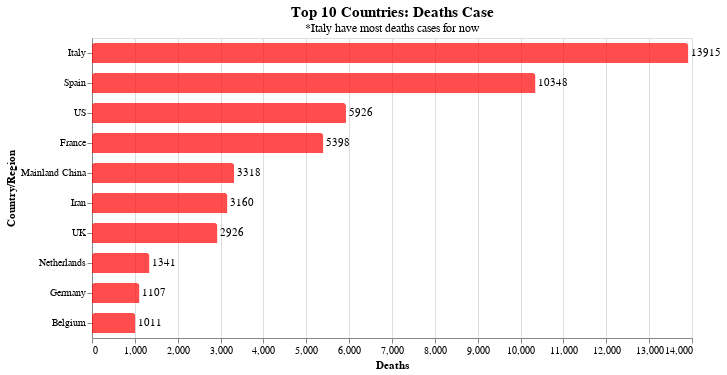

The notebook cell this image was saved under:
### Code cell
bars = alt.Chart(countries_cases.sort_values('Deaths', ascending= False).head(10)).mark_bar(color='red',cornerRadiusTopLeft=3,
    cornerRadiusTopRight=3, size=20, opacity=0.7
).encode(
    x='Deaths:Q',
    y=alt.Y('Country/Region:O', sort='-x')
).properties(
    title={
    "text":['Top 10 Countries: Deaths Case'],
    "subtitle":['*Italy have most deaths cases for now'],
    "fontSize":15,
    "fontWeight": 'bold',
    "font":'Courier New',
    }
)

text = bars.mark_text(
    align='left',
    baseline='middle',
    dx=3  # Nudges text to right so it doesn't appear on top of the bar
).encode(
    text='Deaths:Q'    
)

(bars + text).properties( height=300, width=600)

### Figure 1 — Vega-Lite specification as saved in the notebook (floating-point values rounded to 4 significant figures)
{"config": {"view": {"continuousWidth": 400, "continuousHeight": 300}}, "layer": [{"mark": {"type": "bar", "color": "red", "cornerRadiusTopLeft": 3, "cornerRadiusTopRight": 3, "opacity": 0.7, "size": 20}, "encoding": {"x": {"type": "quantitative", "field": "Deaths"}, "y": {"type": "ordinal", "field": "Country/Region", "sort": "-x"}}, "title": {"text": ["Top 10 Countries: Deaths Case"], "subtitle": ["*Italy have most deaths cases for now"], "fontSize": 15, "fontWeight": "bold", "font": "Courier New"}}, {"mark": {"type": "text", "align": "left", "baseline": "middle", "dx": 3}, "encoding": {"text": {"type": "quantitative", "field": "Deaths"}, "x": {"type": "quantitative", "field": "Deaths"}, "y": {"type": "ordinal", "field": "Country/Region", "sort": "-x"}}, "title": {"text": ["Top 10 Countries: Deaths Case"], "subtitle": ["*Italy have most deaths cases for now"], "fontSize": 15, "fontWeight": "bold", "font": "Courier New"}}], "data": {"name": "data-2540452e45d4666c34c6c9913cb690c0"}, "height": 300, "width": 600, "$schema": "https://vega.github.io/schema/vega-lite/v4.0.2.json", "datasets": {"data-2540452e45d4666c34c6c9913cb690c0": [{"Country/Region": "Italy", "Confirmed": 115200.0, "Deaths": 13920.0, "Recovered": 18280.0, "Mortality Rate (per 100)": 12.07}, {"Country/Region": "Spain", "Confirmed": 112100.0, "Deaths": 10350.0, "Recovered": 26740.0, "Mortality Rate (per 100)": 9.23}, {"Country/Region": "US", "Confirmed": 243500.0, "Deaths": 5926.0, "Recovered": 9001.0, "Mortality Rate (per 100)": 2.43}, {"Country/Region": "France", "Confirmed": 59930.0, "Deaths": 5398.0, "Recovered": 12550.0, "Mortality Rate (per 100)": 9.01}, {"Country/Region": "Mainland China", "Confirmed": 81590.0, "Deaths": 3318.0, "Recovered": 76410.0, "Mortality Rate (per 100)": 4.07}, {"Country/Region": "Iran", "Confirmed": 50470.0, "Deaths": 3160.0, "Recovered": 16710.0, "Mortality Rate (per 100)": 6.26}, {"Country/Region": "UK", "Confirmed": 34170.0, "Deaths": 2926.0, "Recovered": 192.0, "Mortality Rate (per 100)": 8.56}, {"Country/Region": "Netherlands", "Confirmed": 14790.0, "Deaths": 1341.0, "Recovered": 260.0, "Mortality Rate (per 100)": 9.07}, {"Country/Region": "Germany", "Confirmed": 84790.0, "Deaths": 1107.0, "Recovered": 22440.0, "Mortality Rate (per 100)": 1.31}, {"Country/Region": "Belgium", "Confirmed": 15350.0, "Deaths": 1011.0, "Recovered": 2495.0, "Mortality Rate (per 100)": 6.59}]}}
